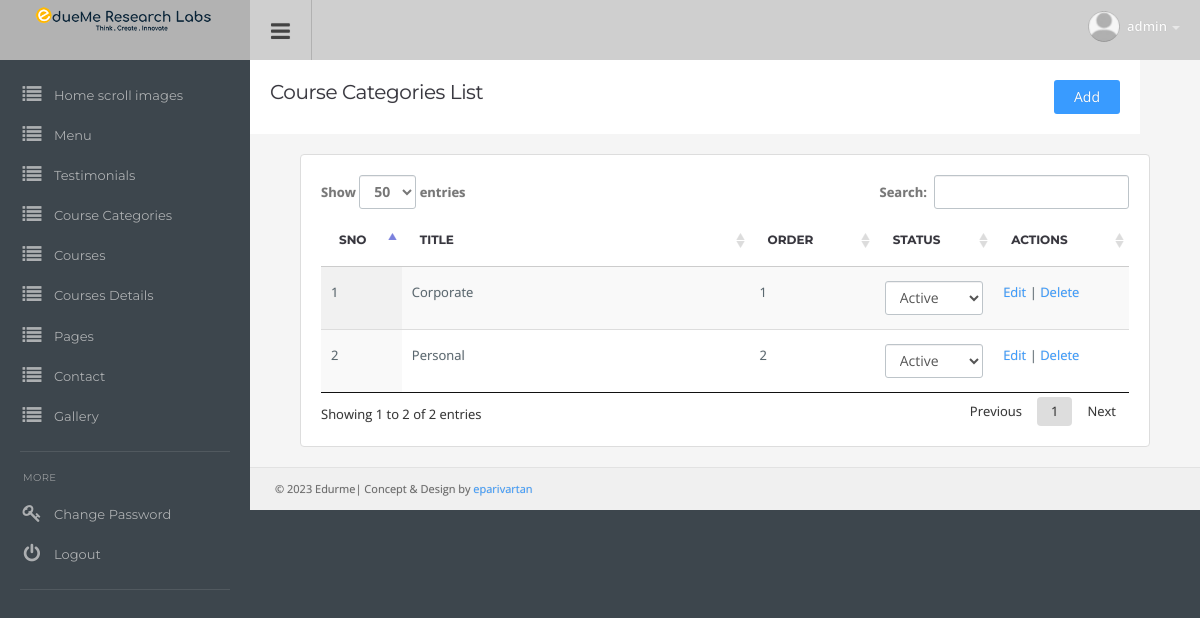
The page /admin/courses-categorys.php (signed in) on the database its author committed.
### tables this page shows
CREATE TABLE `tbl_course_categories` (
  `id` int(11) NOT NULL,
  `title` varchar(255) DEFAULT NULL,
  `status` int(1) NOT NULL DEFAULT 1,
  `cat_order` int(11) DEFAULT NULL,
  `date` date DEFAULT NULL
);

### admin/courses-categorys.php (the view, shortened to what this page needs)
<?php
include "../includes/DB.php";
$sqlfaq = "SELECT * FROM tbl_course_categories";
$res_faq =  mysqli_query($con,$sqlfaq);
?>
<!DOCTYPE html>
<html lang="en">
  <head>
  <link href="css/root.css" rel="stylesheet">
  </head>
  <body>
  <?php include 'topmenu.php';?>
<?php include 'sidemenu.php'; ?>
<div class="content">
	<div class="page-header" style="width: 100%; overflow: hidden;">
		<div style="width: 600px; float: left;">
			<h1 class="title">Course Categories List</h1>
		</div>
		<div style="float: right;">
			<a class="btn btn-default" href="add-courses-category.php">Add</a>
		</div>
	</div>
<div class="container-padding">
  <div class="row">
    <div class="col-md-12">
      <div class="panel panel-default">
        <div class="panel-body table-responsive">
            <table id="example0" class="table display">
                <thead>
                    <tr>
                    <th>Sno</th>
                        <th>Title</th>
                        <th>Order</th>
						<th>Status</th>
                        <th>Actions</th>
                    </tr>
                </thead>
                <tbody>
                <?php $i=1; while($row_faq = mysqli_fetch_object($res_faq)){?>
                    <tr>
                        <td width="4%"><?php echo $i; $i++; ?></td>
                        <td width="28%"><?php echo stripslashes($row_faq->title);?></td>
                        <td width="10%"><?php echo stripslashes($row_faq->cat_order);?></td>
						<td width="8%">
							<?php
								if($row_faq->status==1){
									$sel = "selected";
								}elseif($row_faq->status==0){
									$sel = "";
									$unsel = "selected";
								}
							?>
							<select class="form-control" name="statchnage" >
								<option  value="1r<?= $row_faq->id?>" <?=$sel?> >Active</option>
							</select>
						</td>
                        <td width="10%">
							<a href="edit-courses-category.php?eid=<?php echo $row_faq->id;?>">Edit</a> |
							<a class="delete" href="javascript:void(0)" data-id="<?php echo $row_faq->id;?>">Delete</a>
						</td>
                    </tr>
                   <?php } ?>
                </tbody>
            </table>
        </div>
      </div>
    </div>
  </div>
</div>
<?php include 'footer.php'; ?>
</div>
</body>
</html>

### admin/css/style.css (style rules this page uses)
body { background: #3D464D; color: #58666E; margin: 0; line-height: 1.7em; overflow-x: hidden; font-size: 13px; font-family: 'Open Sans', sans-serif; outline: 0; text-Shadow: 0 0 1px rgba(0, 0, 0, 0.2); }
a { color: #399BFF; text-decoration: none; }
.col-xs-1, .col-sm-1, .col-md-1, .col-lg-1, .col-xs-2, .col-sm-2, .col-md-2, .col-lg-2, .col-xs-3, .col-sm-3, .col-md-3, .col-lg-3, .col-xs-4, .col-sm-4, .col-md-4, .col-lg-4, .col-xs-5, .col-sm-5, .col-md-5, .col-lg-5, .col-xs-6, .col-sm-6, .col-md-6, .col-lg-6, .col-xs-7, .col-sm-7, .col-md-7, .col-lg-7, .col-xs-8, .col-sm-8, .col-md-8, .col-lg-8, .col-xs-9, .col-sm-9, .col-md-9, .col-lg-9, .col-xs-10, .col-sm-10, .col-md-10, .col-lg-10, .col-xs-11, .col-sm-11, .col-md-11, .col-lg-11, .col-xs-12, .col-sm-12, .col-md-12, .col-lg-12 { padding-right: 15px; padding-left: 15px; }
.row { margin-right: -15px; margin-left: -15px; }
.container-padding { padding-left: 20px; padding-right: 20px; }
.content { padding-left: 30px; padding-right: 30px; padding-top: 80px; margin-left: 250px; background: #F5F5F5; }
.page-header { background: #fff; margin: -20px -30px 20px -30px; padding: 20px; border-bottom: none; position: relative; }
.page-header .title { padding: 0; margin: 0; font-family: 'Montserrat', sans-serif; font-size: 20px; line-height: normal; font-weight: normal; color: #37363E; padding-bottom: 6px; }
h1, h2, h3, h4, h5, h6, .h1, .h2, .h3, .h4, .h5, .h6 { font-family: inherit; font-weight: 400; line-height: 1.6; color: #37363E; }
h1, .h1, h2, .h2, h3, .h3 { margin-top: 20px; margin-bottom: 10px; letter-spacing: -0.02em; }
h1, .h1 { font-size: 2.25em; }
.btn { font-size: 14px; padding: 7px 20px 7px 20px; border: none; background: #E4E4E4; color: inherit; border-radius: 3px; }
.btn-default { background-color: #399BFF; color: #fff; }
input, select { height: 34px; border-radius: 3px; padding-left: 10px; font-size: 14px; background: #fff; border: 1px solid #BDC4C9; box-shadow: inset 0px 1px 0px #F1F0F1; }
.form-control { height: 34px; border-radius: 3px; padding-left: 10px; font-size: 14px; background: #fff; border: 1px solid #BDC4C9; display: block; box-shadow: inset 0px 1px 0px #F1F0F1; }
.panel { box-shadow: none; border: 1px solid #e5e5e5; background: #fff; padding: 20px; margin-bottom: 20px; position: relative; }
.panel-body, .panel-heading { padding: 0; color: inherit; background-color: transparent; border-color: none; }
.panel-default { border-color: #ddd; }
.table { margin: 0; }
thead { font-weight: 600; font-family: 'Montserrat', sans-serif; text-transform: uppercase; font-size: 12px; color: #37363E; }
table td { display: table-cell; vertical-align: middle; }
.table > thead > tr > th, .table > tbody > tr > th, .table > tfoot > tr > th, .table > thead > tr > td, .table > tbody > tr > td, .table > tfoot > tr > td { padding: 15px; line-height: 1.7; }

### rows shown on the page
tbl_course_categories: title "Corporate", cat_order "1"
tbl_course_categories: title "Personal", cat_order "2"

### other values the page prints
$_SESSION['admin_rquest_name'] "admin"
